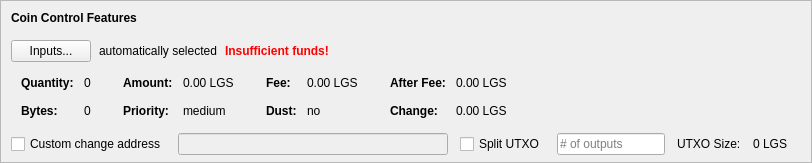
    <widget class="QFrame" name="frameCoinControl">
     <property name="sizePolicy">
      <sizepolicy hsizetype="Expanding" vsizetype="Expanding">
       <horstretch>0</horstretch>
       <verstretch>0</verstretch>
      </sizepolicy>
     </property>
     <property name="maximumSize">
      <size>
       <width>16777215</width>
       <height>16777215</height>
      </size>
     </property>
     <property name="frameShape">
      <enum>QFrame::StyledPanel</enum>
     </property>
     <property name="frameShadow">
      <enum>QFrame::Sunken</enum>
     </property>
     <layout class="QVBoxLayout" name="verticalLayoutCoinControl2">
      <property name="spacing">
       <number>0</number>
      </property>
      <property name="leftMargin">
       <number>0</number>
      </property>
      <property name="topMargin">
       <number>0</number>
      </property>
      <property name="rightMargin">
       <number>0</number>
      </property>
      <property name="bottomMargin">
       <number>6</number>
      </property>
      <item>
       <layout class="QVBoxLayout" name="verticalLayoutCoinControl" stretch="0,0,0,0,1">
        <property name="spacing">
         <number>0</number>
        </property>
        <property name="leftMargin">
         <number>10</number>
        </property>
        <property name="topMargin">
         <number>10</number>
        </property>
        <item>
         <layout class="QHBoxLayout" name="horizontalLayoutCoinControl1">
          <property name="bottomMargin">
           <number>15</number>
          </property>
          <item>
           <widget class="QLabel" name="labelCoinControlFeatures">
            <property name="sizePolicy">
             <sizepolicy hsizetype="Preferred" vsizetype="Maximum">
              <horstretch>0</horstretch>
              <verstretch>0</verstretch>
             </sizepolicy>
            </property>
            <property name="font">
             <font>
              <weight>75</weight>
              <bold>true</bold>
             </font>
            </property>
            <property name="styleSheet">
             <string notr="true">font-weight:bold;</string>
            </property>
            <property name="text">
             <string>Coin Control Features</string>
            </property>
           </widget>
          </item>
         </layout>
        </item>
        <item>
         <layout class="QHBoxLayout" name="horizontalLayoutCoinControl2" stretch="0,0,0,0">
          <property name="spacing">
           <number>8</number>
          </property>
          <property name="bottomMargin">
           <number>10</number>
          </property>
          <item>
           <widget class="QPushButton" name="pushButtonCoinControl">
            <property name="styleSheet">
             <string notr="true"/>
            </property>
            <property name="text">
             <string>Inputs...</string>
            </property>
            <property name="autoDefault">
             <bool>false</bool>
            </property>
           </widget>
          </item>
          <item>
           <widget class="QLabel" name="labelCoinControlAutomaticallySelected">
            <property name="text">
             <string>automatically selected</string>
            </property>
            <property name="margin">
             <number>5</number>
            </property>
           </widget>
          </item>
          <item>
           <widget class="QLabel" name="labelCoinControlInsuffFunds">
            <property name="font">
             <font>
              <weight>75</weight>
              <bold>true</bold>
             </font>
            </property>
            <property name="styleSheet">
             <string notr="true">color:red;font-weight:bold;</string>
            </property>
            <property name="text">
             <string>Insufficient funds!</string>
            </property>
            <property name="margin">
             <number>5</number>
            </property>
           </widget>
          </item>
          <item>
           <spacer name="horizontalSpacerCoinControl">
            <property name="orientation">
             <enum>Qt::Horizontal</enum>
            </property>
            <property name="sizeHint" stdset="0">
             <size>
              <width>40</width>
              <height>1</height>
             </size>
            </property>
           </spacer>
          </item>
         </layout>
        </item>
        <item>
         <widget class="QWidget" name="widgetCoinControl" native="true">
          <property name="sizePolicy">
           <sizepolicy hsizetype="Preferred" vsizetype="Preferred">
            <horstretch>0</horstretch>
            <verstretch>0</verstretch>
           </sizepolicy>
          </property>
          <property name="minimumSize">
           <size>
            <width>0</width>
            <height>0</height>
           </size>
          </property>
          <property name="styleSheet">
           <string notr="true"/>
          </property>
          <layout class="QHBoxLayout" name="horizontalLayoutCoinControl5">
           <property name="leftMargin">
            <number>0</number>
           </property>
           <property name="topMargin">
            <number>0</number>
           </property>
           <property name="rightMargin">
            <number>0</number>
           </property>
           <property name="bottomMargin">
            <number>0</number>
           </property>
           <item>
            <layout class="QHBoxLayout" name="horizontalLayoutCoinControl3" stretch="0,0,0,1">
             <property name="spacing">
              <number>20</number>
             </property>
             <property name="topMargin">
              <number>0</number>
             </property>
             <property name="bottomMargin">
              <number>10</number>
             </property>
             <item>
              <layout class="QFormLayout" name="formLayoutCoinControl1">
               <property name="horizontalSpacing">
                <number>10</number>
               </property>
               <property name="verticalSpacing">
                <number>14</number>
               </property>
               <property name="leftMargin">
                <number>10</number>
               </property>
               <property name="topMargin">
                <number>4</number>
               </property>
               <property name="rightMargin">
                <number>6</number>
               </property>
               <item row="0" column="0">
                <widget class="QLabel" name="labelCoinControlQuantityText">
                 <property name="font">
                  <font>
                   <weight>75</weight>
                   <bold>true</bold>
                  </font>
                 </property>
                 <property name="text">
                  <string>Quantity:</string>
                 </property>
                 <property name="margin">
                  <number>0</number>
                 </property>
                </widget>
               </item>
               <item row="0" column="1">
                <widget class="QLabel" name="labelCoinControlQuantity">
                 <property name="cursor">
                  <cursorShape>IBeamCursor</cursorShape>
                 </property>
                 <property name="contextMenuPolicy">
                  <enum>Qt::ActionsContextMenu</enum>
                 </property>
                 <property name="text">
                  <string notr="true">0</string>
                 </property>
                 <property name="margin">
                  <number>0</number>
                 </property>
                 <property name="textInteractionFlags">
                  <set>Qt::LinksAccessibleByMouse|Qt::TextSelectableByKeyboard|Qt::TextSelectableByMouse</set>
                 </property>
                </widget>
               </item>
               <item row="1" column="0">
                <widget class="QLabel" name="labelCoinControlBytesText">
                 <property name="font">
                  <font>
                   <weight>75</weight>
                   <bold>true</bold>
                  </font>
                 </property>
                 <property name="text">
                  <string>Bytes:</string>
                 </property>
                </widget>
               </item>
               <item row="1" column="1">
                <widget class="QLabel" name="labelCoinControlBytes">
                 <property name="cursor">
                  <cursorShape>IBeamCursor</cursorShape>
                 </property>
                 <property name="contextMenuPolicy">
                  <enum>Qt::ActionsContextMenu</enum>
                 </property>
                 <property name="text">
                  <string notr="true">0</string>
                 </property>
                 <property name="textInteractionFlags">
                  <set>Qt::LinksAccessibleByMouse|Qt::TextSelectableByKeyboard|Qt::TextSelectableByMouse</set>
                 </property>
                </widget>
               </item>
              </layout>
             </item>
             <item>
              <layout class="QFormLayout" name="formLayoutCoinControl2">
               <property name="horizontalSpacing">
                <number>10</number>
               </property>
               <property name="verticalSpacing">
                <number>14</number>
               </property>
               <property name="leftMargin">
                <number>6</number>
               </property>
               <property name="topMargin">
                <number>4</number>
               </property>
               <property name="rightMargin">
                <number>6</number>
               </property>
               <item row="0" column="0">
                <widget class="QLabel" name="labelCoinControlAmountText">
                 <property name="font">
                  <font>
                   <weight>75</weight>
                   <bold>true</bold>
                  </font>
                 </property>
                 <property name="text">
                  <string>Amount:</string>
                 </property>
                 <property name="margin">
                  <number>0</number>
                 </property>
                </widget>
               </item>
               <item row="0" column="1">
                <widget class="QLabel" name="labelCoinControlAmount">
                 <property name="cursor">
                  <cursorShape>IBeamCursor</cursorShape>
                 </property>
                 <property name="contextMenuPolicy">
                  <enum>Qt::ActionsContextMenu</enum>
                 </property>
                 <property name="text">
                  <string notr="true">0.00 LGS</string>
                 </property>
                 <property name="textInteractionFlags">
                  <set>Qt::LinksAccessibleByMouse|Qt::TextSelectableByKeyboard|Qt::TextSelectableByMouse</set>
                 </property>
                </widget>
               </item>
               <item row="1" column="0">
                <widget class="QLabel" name="labelCoinControlPriorityText">
                 <property name="font">
                  <font>
                   <weight>75</weight>
                   <bold>true</bold>
                  </font>
                 </property>
                 <property name="text">
                  <string>Priority:</string>
                 </property>
                </widget>
               </item>
               <item row="1" column="1">
                <widget class="QLabel" name="labelCoinControlPriority">
                 <property name="cursor">
                  <cursorShape>IBeamCursor</cursorShape>
                 </property>
                 <property name="contextMenuPolicy">
                  <enum>Qt::ActionsContextMenu</enum>
                 </property>
                 <property name="text">
                  <string>medium</string>
                 </property>
                 <property name="textInteractionFlags">
                  <set>Qt::LinksAccessibleByMouse|Qt::TextSelectableByKeyboard|Qt::TextSelectableByMouse</set>
                 </property>
                </widget>
               </item>
              </layout>
             </item>
             <item>
              <layout class="QFormLayout" name="formLayoutCoinControl3">
               <property name="horizontalSpacing">
                <number>10</number>
               </property>
               <property name="verticalSpacing">
                <number>14</number>
               </property>
               <property name="leftMargin">
                <number>6</number>
               </property>
               <property name="topMargin">
                <number>4</number>
               </property>
               <property name="rightMargin">
                <number>6</number>
               </property>
               <item row="0" column="0">
                <widget class="QLabel" name="labelCoinControlFeeText">
                 <property name="font">
                  <font>
                   <weight>75</weight>
                   <bold>true</bold>
                  </font>
                 </property>
                 <property name="text">
                  <string>Fee:</string>
                 </property>
                 <property name="margin">
                  <number>0</number>
                 </property>
                </widget>
               </item>
               <item row="0" column="1">
                <widget class="QLabel" name="labelCoinControlFee">
                 <property name="cursor">
                  <cursorShape>IBeamCursor</cursorShape>
                 </property>
                 <property name="contextMenuPolicy">
                  <enum>Qt::ActionsContextMenu</enum>
                 </property>
                 <property name="text">
                  <string notr="true">0.00 LGS</string>
                 </property>
                 <property name="textInteractionFlags">
                  <set>Qt::LinksAccessibleByMouse|Qt::TextSelectableByKeyboard|Qt::TextSelectableByMouse</set>
                 </property>
                </widget>
               </item>
               <item row="1" column="0">
                <widget class="QLabel" name="labelCoinControlLowOutputText">
                 <property name="font">
                  <font>
                   <weight>75</weight>
                   <bold>true</bold>
                  </font>
                 </property>
                 <property name="text">
                  <string>Dust:</string>
                 </property>
                </widget>
               </item>
               <item row="1" column="1">
                <widget class="QLabel" name="labelCoinControlLowOutput">
                 <property name="cursor">
                  <cursorShape>IBeamCursor</cursorShape>
                 </property>
                 <property name="contextMenuPolicy">
                  <enum>Qt::ActionsContextMenu</enum>
                 </property>
                 <property name="text">
                  <string>no</string>
                 </property>
                 <property name="textInteractionFlags">
                  <set>Qt::LinksAccessibleByMouse|Qt::TextSelectableByKeyboard|Qt::TextSelectableByMouse</set>
                 </property>
                </widget>
               </item>
              </layout>
             </item>
             <item>
              <layout class="QFormLayout" name="formLayoutCoinControl4">
               <property name="horizontalSpacing">
                <number>10</number>
               </property>
               <property name="verticalSpacing">
                <number>14</number>
               </property>
               <property name="leftMargin">
                <number>6</number>
               </property>
               <property name="topMargin">
                <number>4</number>
               </property>
               <property name="rightMargin">
                <number>6</number>
               </property>
               <item row="0" column="0">
                <widget class="QLabel" name="labelCoinControlAfterFeeText">
                 <property name="font">
                  <font>
                   <weight>75</weight>
                   <bold>true</bold>
                  </font>
                 </property>
                 <property name="text">
                  <string>After Fee:</string>
                 </property>
                 <property name="margin">
                  <number>0</number>
                 </property>
                </widget>
               </item>
               <item row="0" column="1">
                <widget class="QLabel" name="labelCoinControlAfterFee">
                 <property name="cursor">
                  <cursorShape>IBeamCursor</cursorShape>
                 </property>
                 <property name="contextMenuPolicy">
                  <enum>Qt::ActionsContextMenu</enum>
                 </property>
                 <property name="text">
                  <string notr="true">0.00 LGS</string>
                 </property>
                 <property name="textInteractionFlags">
                  <set>Qt::LinksAccessibleByMouse|Qt::TextSelectableByKeyboard|Qt::TextSelectableByMouse</set>
                 </property>
                </widget>
               </item>
               <item row="1" column="0">
                <widget class="QLabel" name="labelCoinControlChangeText">
                 <property name="font">
                  <font>
                   <weight>75</weight>
                   <bold>true</bold>
                  </font>
                 </property>
                 <property name="text">
                  <string>Change:</string>
                 </property>
                </widget>
               </item>
               <item row="1" column="1">
                <widget class="QLabel" name="labelCoinControlChange">
                 <property name="cursor">
                  <cursorShape>IBeamCursor</cursorShape>
                 </property>
                 <property name="contextMenuPolicy">
                  <enum>Qt::ActionsContextMenu</enum>
                 </property>
                 <property name="text">
                  <string notr="true">0.00 LGS</string>
                 </property>
                 <property name="textInteractionFlags">
                  <set>Qt::LinksAccessibleByMouse|Qt::TextSelectableByKeyboard|Qt::TextSelectableByMouse</set>
                 </property>
                </widget>
               </item>
              </layout>
             </item>
            </layout>
           </item>
          </layout>
         </widget>
        </item>
        <item>
         <layout class="QHBoxLayout" name="horizontalLayoutCoinControl4" stretch="0,0,0,0,0,0,0">
          <property name="spacing">
           <number>12</number>
          </property>
          <property name="sizeConstraint">
           <enum>QLayout::SetDefaultConstraint</enum>
          </property>
          <property name="topMargin">
           <number>5</number>
          </property>
          <property name="rightMargin">
           <number>5</number>
          </property>
          <item>
           <widget class="QCheckBox" name="checkBoxCoinControlChange">
            <property name="toolTip">
             <string>If this is activated, but the change address is empty or invalid, change will be sent to a newly generated address.</string>
            </property>
            <property name="text">
             <string>Custom change address</string>
            </property>
           </widget>
          </item>
          <item>
           <widget class="QValidatedLineEdit" name="lineEditCoinControlChange">
            <property name="enabled">
             <bool>false</bool>
            </property>
            <property name="sizePolicy">
             <sizepolicy hsizetype="Expanding" vsizetype="Fixed">
              <horstretch>0</horstretch>
              <verstretch>0</verstretch>
             </sizepolicy>
            </property>
           </widget>
          </item>
          <item>
           <widget class="QCheckBox" name="splitBlockCheckBox">
            <property name="text">
             <string>Split UTXO</string>
            </property>
           </widget>
          </item>
          <item>
           <widget class="QLineEdit" name="splitBlockLineEdit">
            <property name="sizePolicy">
             <sizepolicy hsizetype="Fixed" vsizetype="Fixed">
              <horstretch>50</horstretch>
              <verstretch>0</verstretch>
             </sizepolicy>
            </property>
            <property name="placeholderText">
             <string># of outputs</string>
            </property>
           </widget>
          </item>
          <item>
           <widget class="QLabel" name="labelBlockSizeText">
            <property name="text">
             <string>UTXO Size:</string>
            </property>
           </widget>
          </item>
          <item>
           <widget class="QLabel" name="labelBlockSize">
            <property name="text">
             <string>0 LGS</string>
            </property>
           </widget>
          </item>
          <item>
           <widget class="QLabel" name="labelCoinControlChangeLabel">
            <property name="sizePolicy">
             <sizepolicy hsizetype="Preferred" vsizetype="Expanding">
              <horstretch>0</horstretch>
              <verstretch>0</verstretch>
             </sizepolicy>
            </property>
            <property name="minimumSize">
             <size>
              <width>0</width>
              <height>0</height>
             </size>
            </property>
            <property name="text">
             <string/>
            </property>
            <property name="margin">
             <number>3</number>
            </property>
           </widget>
          </item>
         </layout>
        </item>
        <item>
         <spacer name="verticalSpacerCoinControl">
          <property name="orientation">
           <enum>Qt::Vertical</enum>
          </property>
          <property name="sizeHint" stdset="0">
           <size>
            <width>800</width>
            <height>1</height>
           </size>
          </property>
         </spacer>
        </item>
       </layout>
      </item>
     </layout>
    </widget>
